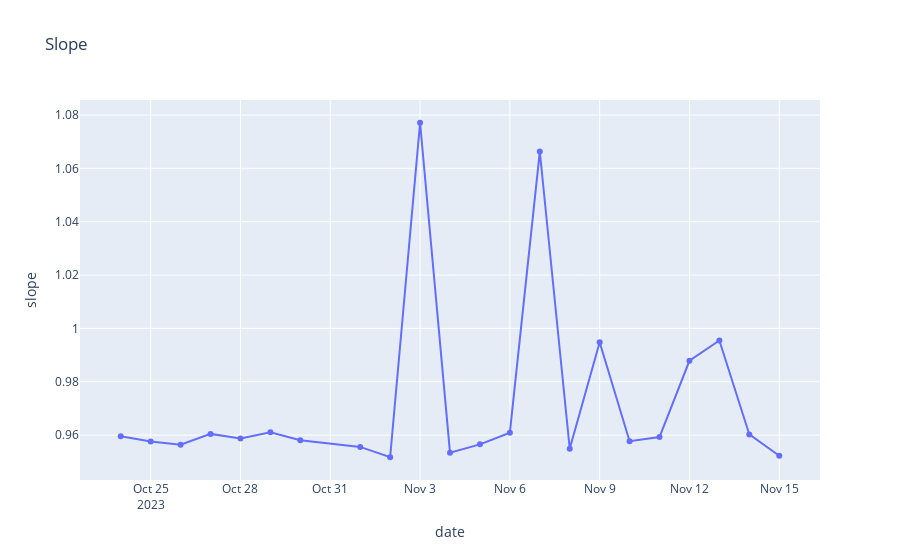
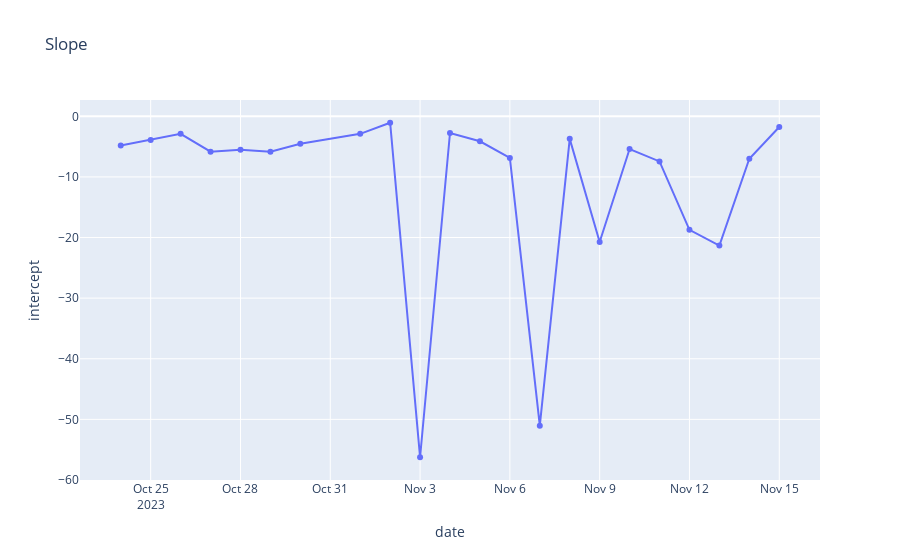

The notebook cell these images were saved under, in order:
### Code cell
fig = px.line(df_sys.collect(), x="date", y=f"slope", markers=True, title = "Slope")
fig.show()

fig = px.line(df_sys.collect(), x="date", y=f"intercept", markers=True, title = "Slope")
fig.show()

### Figure 1 — Plotly figure (JSON) as saved in the notebook; plotly's stock layout.template omitted (floating-point values rounded to 4 significant figures)
{"data": [{"hovertemplate": "date=%{x}<br>slope=%{y}<extra></extra>", "legendgroup": "", "line": {"color": "#636efa", "dash": "solid"}, "marker": {"symbol": "circle"}, "mode": "lines+markers", "name": "", "orientation": "v", "showlegend": false, "type": "scatter", "x": ["2023-10-24T00:00:00", "2023-10-25T00:00:00", "2023-10-26T00:00:00", "2023-10-27T00:00:00", "2023-10-28T00:00:00", "2023-10-29T00:00:00", "2023-10-30T00:00:00", "2023-11-01T00:00:00", "2023-11-02T00:00:00", "2023-11-03T00:00:00", "2023-11-04T00:00:00", "2023-11-05T00:00:00", "2023-11-06T00:00:00", "2023-11-07T00:00:00", "2023-11-08T00:00:00", "2023-11-09T00:00:00", "2023-11-10T00:00:00", "2023-11-11T00:00:00", "2023-11-12T00:00:00", "2023-11-13T00:00:00", "2023-11-14T00:00:00", "2023-11-15T00:00:00"], "xaxis": "x", "y": [0.9596, 0.9576, 0.9564, 0.9605, 0.9588, 0.9611, 0.9581, 0.9556, 0.9517, 1.077, 0.9534, 0.9565, 0.9609, 1.066, 0.9549, 0.9948, 0.9577, 0.9593, 0.9879, 0.9955, 0.9603, 0.9523], "yaxis": "y"}], "layout": {"legend": {"tracegroupgap": 0}, "title": {"text": "Slope"}, "xaxis": {"anchor": "y", "domain": [0, 1], "title": {"text": "date"}}, "yaxis": {"anchor": "x", "domain": [0, 1], "title": {"text": "slope"}}}}

### Figure 2 — Plotly figure (JSON) as saved in the notebook; plotly's stock layout.template omitted (floating-point values rounded to 4 significant figures)
{"data": [{"hovertemplate": "date=%{x}<br>intercept=%{y}<extra></extra>", "legendgroup": "", "line": {"color": "#636efa", "dash": "solid"}, "marker": {"symbol": "circle"}, "mode": "lines+markers", "name": "", "orientation": "v", "showlegend": false, "type": "scatter", "x": ["2023-10-24T00:00:00", "2023-10-25T00:00:00", "2023-10-26T00:00:00", "2023-10-27T00:00:00", "2023-10-28T00:00:00", "2023-10-29T00:00:00", "2023-10-30T00:00:00", "2023-11-01T00:00:00", "2023-11-02T00:00:00", "2023-11-03T00:00:00", "2023-11-04T00:00:00", "2023-11-05T00:00:00", "2023-11-06T00:00:00", "2023-11-07T00:00:00", "2023-11-08T00:00:00", "2023-11-09T00:00:00", "2023-11-10T00:00:00", "2023-11-11T00:00:00", "2023-11-12T00:00:00", "2023-11-13T00:00:00", "2023-11-14T00:00:00", "2023-11-15T00:00:00"], "xaxis": "x", "y": [-4.83, -3.903, -2.893, -5.832, -5.501, -5.845, -4.542, -2.892, -1.063, -56.25, -2.74, -4.122, -6.865, -51.05, -3.722, -20.74, -5.394, -7.444, -18.72, -21.33, -7.002, -1.77], "yaxis": "y"}], "layout": {"legend": {"tracegroupgap": 0}, "title": {"text": "Slope"}, "xaxis": {"anchor": "y", "domain": [0, 1], "title": {"text": "date"}}, "yaxis": {"anchor": "x", "domain": [0, 1], "title": {"text": "intercept"}}}}
